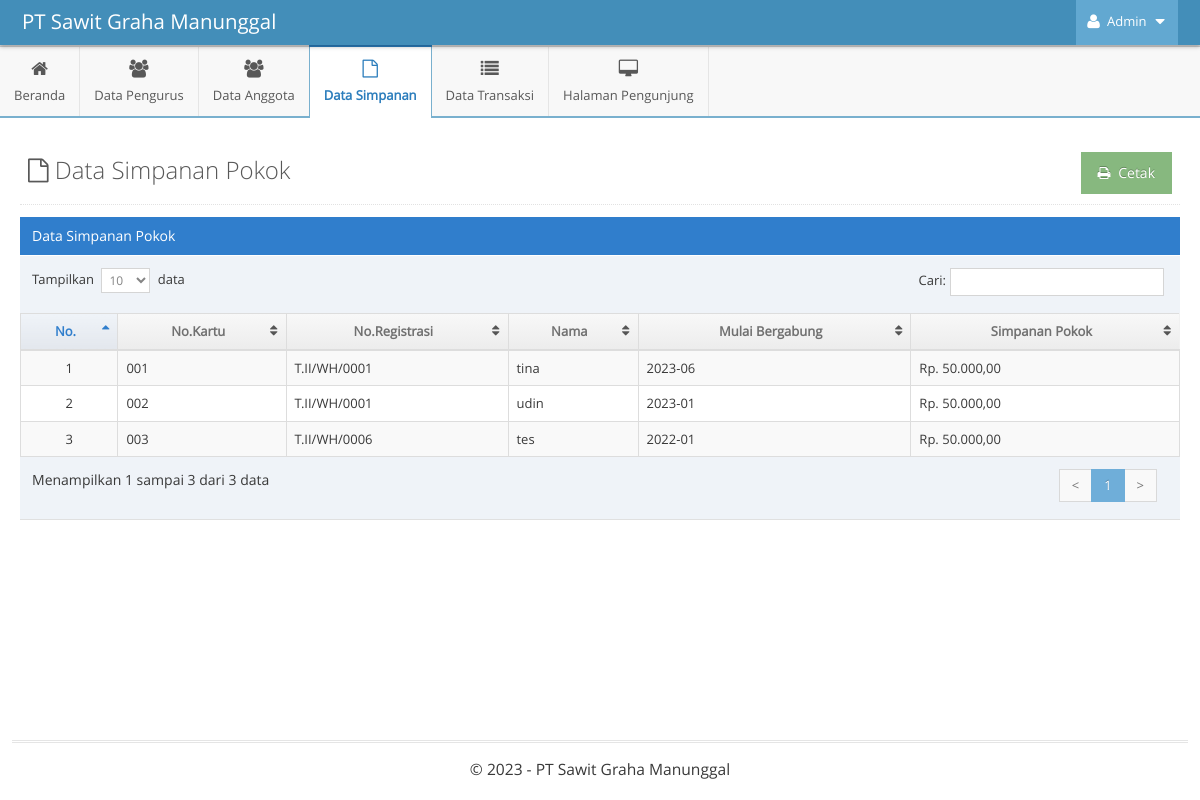
Screenshot of /indexAdmin.php?p=simpanan-pokok (signed in) with the database file from the repository.
### tables this page shows
CREATE TABLE `simpanan_pokok` (
  `id` int(11) NOT NULL AUTO_INCREMENT,
  `id_anggota` int(11) DEFAULT NULL,
  `simpanan` bigint(20) DEFAULT NULL,
  PRIMARY KEY (`id`),
  UNIQUE KEY `id` (`id`),
  KEY `id_anggota` (`id_anggota`),
  CONSTRAINT `simpanan_pokok_ibfk_1` FOREIGN KEY (`id_anggota`) REFERENCES `anggota` (`id_anggota`) ON DELETE CASCADE
);

CREATE TABLE `anggota` (
  `id_anggota` int(11) NOT NULL AUTO_INCREMENT,
  `username` varchar(255) NOT NULL,
  `password` varchar(255) NOT NULL,
  `nama` varchar(255) NOT NULL,
  `no_kartu` varchar(255) NOT NULL,
  `no_registrasi` varchar(255) NOT NULL,
  `alamat` text NOT NULL,
  `ktp` varchar(16) NOT NULL,
  `luas_plasma` float NOT NULL,
  `foto` varchar(255) NOT NULL,
  `foto_bukti` varchar(255) NOT NULL,
  `mulai_bergabung` varchar(255) NOT NULL,
  PRIMARY KEY (`id_anggota`)
);

### functions/functions-admin.php (called while the page is built, shortened)
<?php
$host = 'localhost';
$username = 'root';
$password = '';
$dbname = 'skripsi-pirda';
$conn = mysqli_connect($host, $username, $password, $dbname);
function tampilData($query)
{
    global $conn;
    $result = mysqli_query($conn, $query);
    $rows = [];
    while ($row = mysqli_fetch_assoc($result)) {
        $rows[] = $row;
    }
    return $rows;
}

### pages-admin/simpanan-pokok.php (the view)
<?php
$query_tampil = "SELECT * FROM
					simpanan_pokok
				INNER JOIN anggota ON
					simpanan_pokok.id_anggota = anggota.id_anggota";
$data = tampilData($query_tampil);
?>
<div class="page-content">
	<div class="page-header">
		<h1 style="color:#585858">
			<i class="ace-icon fa fa-file-o"></i> Data Simpanan Pokok
			<a target="_blank" href="pages-admin/cetak-pokok.php">
			<button class="btn btn-success pull-right">
				<i class="ace-icon fa fa-print"></i> Cetak
			</button>
			</a>
		</h1>
	</div>
	<div class="row">
		<div class="col-xs-12">
			<div class="row">
				<div class="col-xs-12">
					<div class="table-header">
						Data Simpanan Pokok
					</div>
					<div>
						<table id="dynamic-table" class="table table-striped table-bordered table-hover">
							<thead>
								<tr>
									<th>No.</th>
									<th>No.Kartu</th>
									<th>No.Registrasi</th>
									<th>Nama</th>
									<th>Mulai Bergabung</th>
									<th>Simpanan Pokok</th>
								</tr>
							</thead>
							<tbody>
								<?php
								$i = 1;
								foreach ($data as $value) {
								?>
									<tr>
										<td class="center"><?= $i; ?></td>
										<td><?= $value['no_kartu'] ?></td>
										<td><?= $value['no_registrasi'] ?></td>
										<td><?= $value['nama'] ?></td>
										<td><?= $value['mulai_bergabung'] ?></td>
										<td>Rp. <?= number_format($value['simpanan'], 2, ",", "."); ?></td>
									</tr>
								<?php
									$i++;
								}
								?>
							</tbody>
						</table>
					</div>
				</div>
			</div>
		</div>
	</div>
</div>

### rows the page displays
simpanan_pokok: id_anggota.no_kartu "001", id_anggota.no_registrasi "T.II/WH/0001", id_anggota.nama "tina", id_anggota.mulai_bergabung "2023-06", simpanan "50.000,00"
simpanan_pokok: id_anggota.no_kartu "002", id_anggota.no_registrasi "T.II/WH/0001", id_anggota.nama "udin", id_anggota.mulai_bergabung "2023-01", simpanan "50.000,00"
simpanan_pokok: id_anggota.no_kartu "003", id_anggota.no_registrasi "T.II/WH/0006", id_anggota.nama "tes", id_anggota.mulai_bergabung "2022-01", simpanan "50.000,00"
